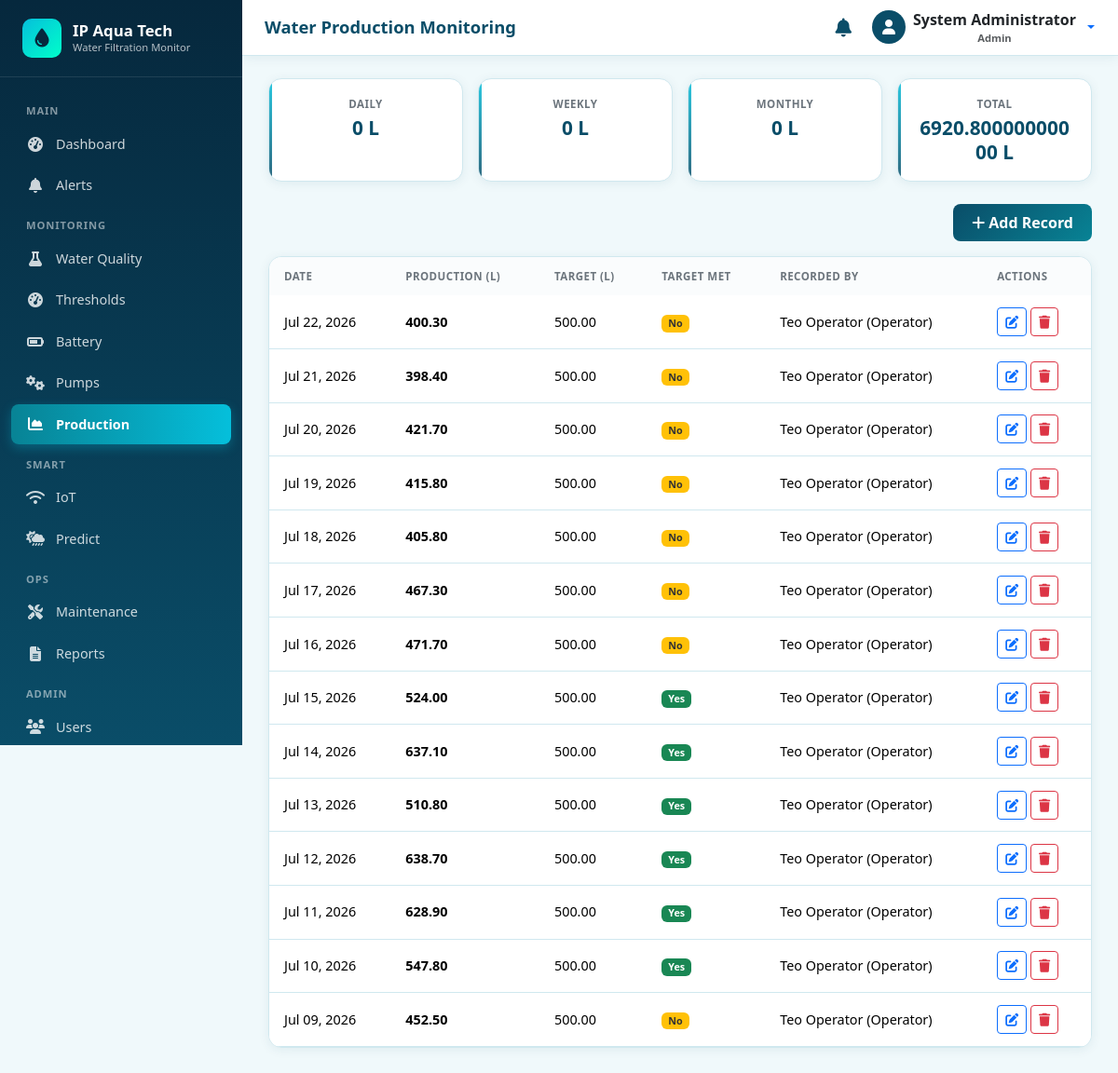
/monitoring/production/ (signed in), run on the app's committed database.
### accounts/models.py (models this page shows, shortened)
class User(AbstractUser):
    class Role(models.TextChoices):
        ADMIN = 'ADMIN', 'Admin'
        OPERATOR = 'OPERATOR', 'Operator'
    role = models.CharField(
        max_length=20,
        choices=Role.choices,
        default=Role.OPERATOR,
        help_text='User role determining access level',
    )
    phone = models.CharField(max_length=20, blank=True)
    is_active = models.BooleanField(default=True)
    created_at = models.DateTimeField(auto_now_add=True)
    updated_at = models.DateTimeField(auto_now=True)
    class Meta:
        ordering = ['-date_joined']
        verbose_name = 'User'
        verbose_name_plural = 'Users'
    def __str__(self):
        return f'{self.get_full_name() or self.username} ({self.get_role_display()})'
    @property
    def is_admin_user(self):
        return self.role == self.Role.ADMIN or self.is_superuser

### monitoring/models.py (models this page shows, shortened)
class WaterProduction(models.Model):
    date = models.DateField(unique=True)
    daily_production_liters = models.DecimalField(max_digits=10, decimal_places=2, default=0)
    target_liters = models.DecimalField(max_digits=10, decimal_places=2, default=500)
    notes = models.TextField(blank=True)
    recorded_by = models.ForeignKey(
        settings.AUTH_USER_MODEL,
        on_delete=models.SET_NULL,
        null=True,
        blank=True,
        related_name='production_records',
    )
    created_at = models.DateTimeField(auto_now_add=True)
    updated_at = models.DateTimeField(auto_now=True)
    class Meta:
        ordering = ['-date']
        verbose_name = 'Water Production'
        verbose_name_plural = 'Water Production Records'
    @property
    def target_met(self):
        return float(self.daily_production_liters) >= float(self.target_liters)

### monitoring/views.py (the view)
# urls.py: path('production/', views.production_list, name='production_list'),
@login_required
def production_list(request):
    qs = WaterProduction.objects.select_related('recorded_by').all()
    paginator = Paginator(qs, 15)
    page = paginator.get_page(request.GET.get('page'))
    today = timezone.now().date()
    week_start = today - timedelta(days=today.weekday())
    stats = {
        'daily': WaterProduction.objects.filter(date=today).aggregate(
            t=Sum('daily_production_liters')
        )['t'] or 0,
        'weekly': WaterProduction.objects.filter(
            date__gte=week_start, date__lte=today
        ).aggregate(t=Sum('daily_production_liters'))['t'] or 0,
        'monthly': WaterProduction.objects.filter(
            date__year=today.year, date__month=today.month
        ).aggregate(t=Sum('daily_production_liters'))['t'] or 0,
        'total': WaterProduction.objects.aggregate(
            t=Sum('daily_production_liters')
        )['t'] or 0,
    }
    return render(request, 'monitoring/production_list.html', {
        'page_obj': page,
        'stats': stats,
    })

### notifications/context_processors.py (called while the page is built)
def unread_notifications(request):
    if request.user.is_authenticated:
        count = Notification.objects.filter(
            is_read=False,
            is_resolved=False,
        ).filter(
            models_q(request.user)
        ).count()
        recent = Notification.objects.filter(
            is_resolved=False,
        ).filter(
            models_q(request.user)
        )[:5]
        return {
            'unread_notification_count': count,
            'recent_notifications': recent,
        }
    return {
        'unread_notification_count': 0,
        'recent_notifications': [],
    }

def models_q(user):
    from django.db.models import Q
    return Q(recipient__isnull=True) | Q(recipient=user)

### templates/monitoring/production_list.html (shortened to what this page needs)
{% extends 'base.html' %}
{% block page_title %}Water Production Monitoring{% endblock %}
{% block content %}
<div class="row g-3 mb-4">
  <div class="col-6 col-md-3"><div class="stat-card text-center"><div class="stat-label">Daily</div><div class="stat-value">{{ stats.daily }} L</div></div></div>
  <div class="col-6 col-md-3"><div class="stat-card text-center"><div class="stat-label">Weekly</div><div class="stat-value">{{ stats.weekly }} L</div></div></div>
  <div class="col-6 col-md-3"><div class="stat-card text-center"><div class="stat-label">Monthly</div><div class="stat-value">{{ stats.monthly }} L</div></div></div>
  <div class="col-6 col-md-3"><div class="stat-card text-center"><div class="stat-label">Total</div><div class="stat-value">{{ stats.total }} L</div></div></div>
</div>
<div class="d-flex justify-content-end mb-3">
  <a href="{% url 'monitoring:production_create' %}" class="btn btn-aqua"><i class="fas fa-plus me-1"></i>Add Record</a>
</div>
<div class="card card-aqua">
  <div class="card-body p-0">
    <div class="table-responsive">
      <table class="table table-aqua table-hover mb-0">
        <thead><tr><th>Date</th><th>Production (L)</th><th>Target (L)</th><th>Target Met</th><th>Recorded By</th><th>Actions</th></tr></thead>
        <tbody>
          {% for obj in page_obj %}
          <tr>
            <td>{{ obj.date|date:"M d, Y" }}</td>
            <td><strong>{{ obj.daily_production_liters }}</strong></td>
            <td>{{ obj.target_liters }}</td>
            <td>{% if obj.target_met %}<span class="badge badge-normal">Yes</span>{% else %}<span class="badge badge-warning">No</span>{% endif %}</td>
            <td>{{ obj.recorded_by|default:"—" }}</td>
            <td>
              <a href="{% url 'monitoring:production_edit' obj.pk %}" class="btn btn-sm btn-outline-primary"><i class="fas fa-edit"></i></a>
              <form method="post" action="{% url 'monitoring:production_delete' obj.pk %}" class="d-inline" onsubmit="return confirm('Delete?');">{% csrf_token %}
                <button class="btn btn-sm btn-outline-danger"><i class="fas fa-trash"></i></button>
              </form>
            </td>
          </tr>
          {% empty %}
          <tr><td colspan="6" class="text-center text-muted py-4">No production records.</td></tr>
          {% endfor %}
        </tbody>
      </table>
    </div>
  </div>
</div>
{% endblock %}

### templates/base.html (shortened to what this page needs)
{% load static %}
<!DOCTYPE html>
<html lang="en">
<head>
  <link href="https://cdn.jsdelivr.net/npm/bootstrap@5.3.3/dist/css/bootstrap.min.css" rel="stylesheet">
  <link href="https://cdnjs.cloudflare.com/ajax/libs/font-awesome/6.5.1/css/all.min.css" rel="stylesheet">
  <link href="{% static 'css/style.css' %}" rel="stylesheet">
</head>
<body {% if chart_url %}data-chart-url="{{ chart_url }}"{% endif %} {% block body_attrs %}{% endblock %}>
  {% if user.is_authenticated %}
  {% include 'includes/sidebar.html' %}
  <div class="main-wrapper">
    <header class="topbar">
      <div class="d-flex align-items-center gap-3">
        <h1 class="page-title">{% block page_title %}Dashboard{% endblock %}</h1>
      </div>
      <div class="d-flex align-items-center gap-3">
        <a href="{% url 'notifications:notification_list' %}" class="btn btn-link text-aqua position-relative p-1">
          <i class="fas fa-bell fa-lg"></i>
        </a>
        <div class="dropdown">
          <button class="btn btn-link text-decoration-none dropdown-toggle d-flex align-items-center gap-2 p-0" type="button" data-bs-toggle="dropdown">
            <span class="rounded-circle bg-aqua d-inline-flex align-items-center justify-content-center text-white" style="width:36px;height:36px;background:var(--aqua-primary);">
              <i class="fas fa-user"></i>
            </span>
            <span class="d-none d-md-inline text-dark fw-semibold">
              {{ user.get_full_name|default:user.username }}
              <small class="d-block text-muted" style="font-size:0.7rem;">{{ user.get_role_display }}</small>
            </span>
          </button>
        </div>
      </div>
    </header>
    <div class="content-area">
      {% block content %}{% endblock %}
    </div>
  </div>
  {% else %}
    {% block auth_content %}{% endblock %}
  {% endif %}
</body>
</html>

### static/css/style.css (style rules this page uses)
:root { --aqua-primary: #0a4d68; --aqua-secondary: #088395; --aqua-accent: #05bfdb; --aqua-light: #00ffca; --aqua-bg: #f0f9fb; --aqua-sidebar: #06283d; --aqua-sidebar-hover: #0a4d68; --aqua-card: #ffffff; --status-normal: #198754; --status-warning: #ffc107; --status-critical: #dc3545; --status-info: #0dcaf0; --text-dark: #1a1a2e; --text-muted: #6c757d; --border-color: #d0e8ef; --sidebar-width: 260px; --topbar-height: 60px; --radius: 12px; --shadow: 0 2px 12px rgba(10, 77, 104, 0.08); --shadow-lg: 0 8px 30px rgba(10, 77, 104, 0.12); }
* { box-sizing: border-box; }
body { font-family: 'Segoe UI', system-ui, -apple-system, sans-serif; background: var(--aqua-bg); color: var(--text-dark); min-height: 100vh; overflow-x: hidden; }
.main-wrapper { margin-left: var(--sidebar-width); min-height: 100vh; transition: margin-left 0.3s ease; }
.topbar { height: var(--topbar-height); background: var(--aqua-card); border-bottom: 1px solid var(--border-color); display: flex; align-items: center; justify-content: space-between; padding: 0 1.5rem; position: sticky; top: 0; z-index: 1030; box-shadow: var(--shadow); }
.topbar .page-title { font-weight: 700; color: var(--aqua-primary); font-size: 1.15rem; margin: 0; }
.content-area { padding: 1.5rem 1.75rem 2.5rem; max-width: 1280px; }
.stat-card { background: var(--aqua-card); border-radius: 14px; padding: 1.15rem 1.2rem; box-shadow: var(--shadow); border: 1px solid var(--border-color); height: 100%; transition: transform 0.18s ease, box-shadow 0.18s ease; position: relative; overflow: hidden; min-width: 0; }
.stat-card::before { content: ''; position: absolute; left: 0; top: 0; bottom: 0; width: 3px; background: linear-gradient(180deg, var(--aqua-accent), var(--aqua-primary)); opacity: 0.85; }
.stat-card .stat-value { font-size: 1.3rem; font-weight: 700; color: var(--aqua-primary); line-height: 1.25; word-break: break-word; }
.stat-card .stat-label { font-size: 0.72rem; color: var(--text-muted); font-weight: 600; text-transform: uppercase; letter-spacing: 0.04em; margin-bottom: 0.2rem; }
.card-aqua { background: var(--aqua-card); border-radius: 14px; border: 1px solid var(--border-color); box-shadow: var(--shadow); overflow: hidden; }
.card-aqua .card-body { padding: 1.25rem 1.35rem; }
.card-aqua .table { margin-bottom: 0; }
.card-aqua .table thead th { font-size: 0.72rem; text-transform: uppercase; letter-spacing: 0.04em; color: var(--text-muted); font-weight: 700; border-bottom-width: 1px; white-space: nowrap; background: #fafcfd; padding: 0.75rem 1rem; }
.card-aqua .table td { vertical-align: middle; font-size: 0.9rem; padding: 0.8rem 1rem; }
.badge-normal, .badge-status-normal { background-color: var(--status-normal) !important; color: #fff !important; }
.badge-warning, .badge-status-warning { background-color: var(--status-warning) !important; color: #333 !important; }
.table-aqua { margin-bottom: 0; }
.table-aqua thead th { background: var(--aqua-primary); color: #fff; font-weight: 600; font-size: 0.85rem; border: none; padding: 0.75rem 1rem; white-space: nowrap; }
.table-aqua tbody td { padding: 0.75rem 1rem; vertical-align: middle; font-size: 0.9rem; border-color: var(--border-color); }
.btn-aqua { background: linear-gradient(135deg, var(--aqua-primary), var(--aqua-secondary)); color: #fff; border: none; border-radius: 8px; font-weight: 600; padding: 0.5rem 1.25rem; transition: all 0.2s ease; }
.text-aqua { color: var(--aqua-primary) !important; }
.fw-semibold { font-weight: 600; }

### data on the page
User: get_full_name "System Administrator", role "Admin"
WaterProduction: date "Jul 22, 2026", daily_production_liters "400.30", target_liters "500.00", shows "No", recorded_by "Teo Operator (Operator)"
WaterProduction: date "Jul 21, 2026", daily_production_liters "398.40", target_liters "500.00", shows "No", recorded_by "Teo Operator (Operator)"
WaterProduction: date "Jul 20, 2026", daily_production_liters "421.70", target_liters "500.00", shows "No", recorded_by "Teo Operator (Operator)"
WaterProduction: date "Jul 19, 2026", daily_production_liters "415.80", target_liters "500.00", shows "No", recorded_by "Teo Operator (Operator)"
WaterProduction: date "Jul 18, 2026", daily_production_liters "405.80", target_liters "500.00", shows "No", recorded_by "Teo Operator (Operator)"
WaterProduction: date "Jul 17, 2026", daily_production_liters "467.30", target_liters "500.00", shows "No", recorded_by "Teo Operator (Operator)"
WaterProduction: date "Jul 16, 2026", daily_production_liters "471.70", target_liters "500.00", shows "No", recorded_by "Teo Operator (Operator)"
WaterProduction: date "Jul 15, 2026", daily_production_liters "524.00", target_liters "500.00", shows "Yes", recorded_by "Teo Operator (Operator)"
WaterProduction: date "Jul 14, 2026", daily_production_liters "637.10", target_liters "500.00", shows "Yes", recorded_by "Teo Operator (Operator)"
WaterProduction: date "Jul 13, 2026", daily_production_liters "510.80", target_liters "500.00", shows "Yes", recorded_by "Teo Operator (Operator)"
WaterProduction: date "Jul 12, 2026", daily_production_liters "638.70", target_liters "500.00", shows "Yes", recorded_by "Teo Operator (Operator)"
WaterProduction: date "Jul 11, 2026", daily_production_liters "628.90", target_liters "500.00", shows "Yes", recorded_by "Teo Operator (Operator)"
WaterProduction: date "Jul 10, 2026", daily_production_liters "547.80", target_liters "500.00", shows "Yes", recorded_by "Teo Operator (Operator)"
WaterProduction: date "Jul 09, 2026", daily_production_liters "452.50", target_liters "500.00", shows "No", recorded_by "Teo Operator (Operator)"

### other printed values
{{ stats.daily }} "0"
{{ stats.weekly }} "0"
{{ stats.monthly }} "0"
{{ stats.total }} "6920.80000000000"
